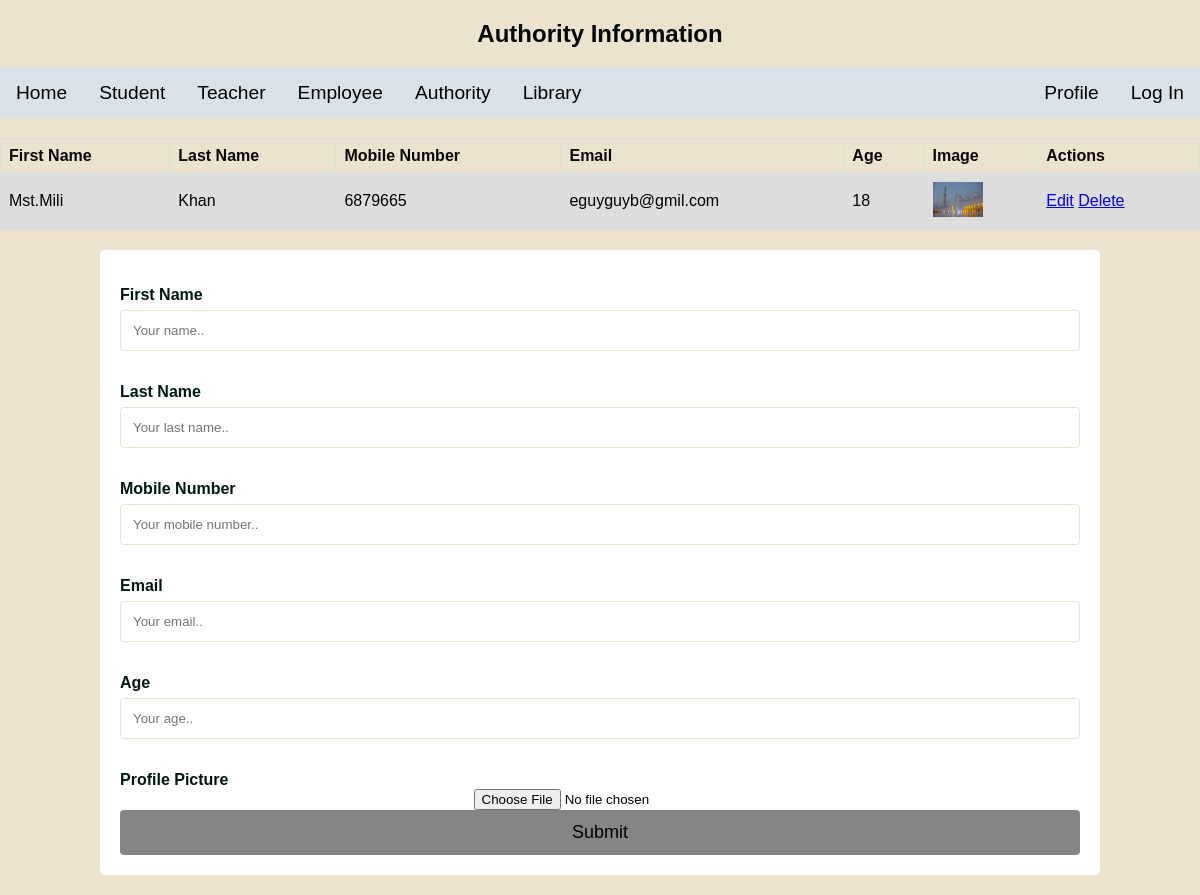
Before: /authorityPage with the older database file.
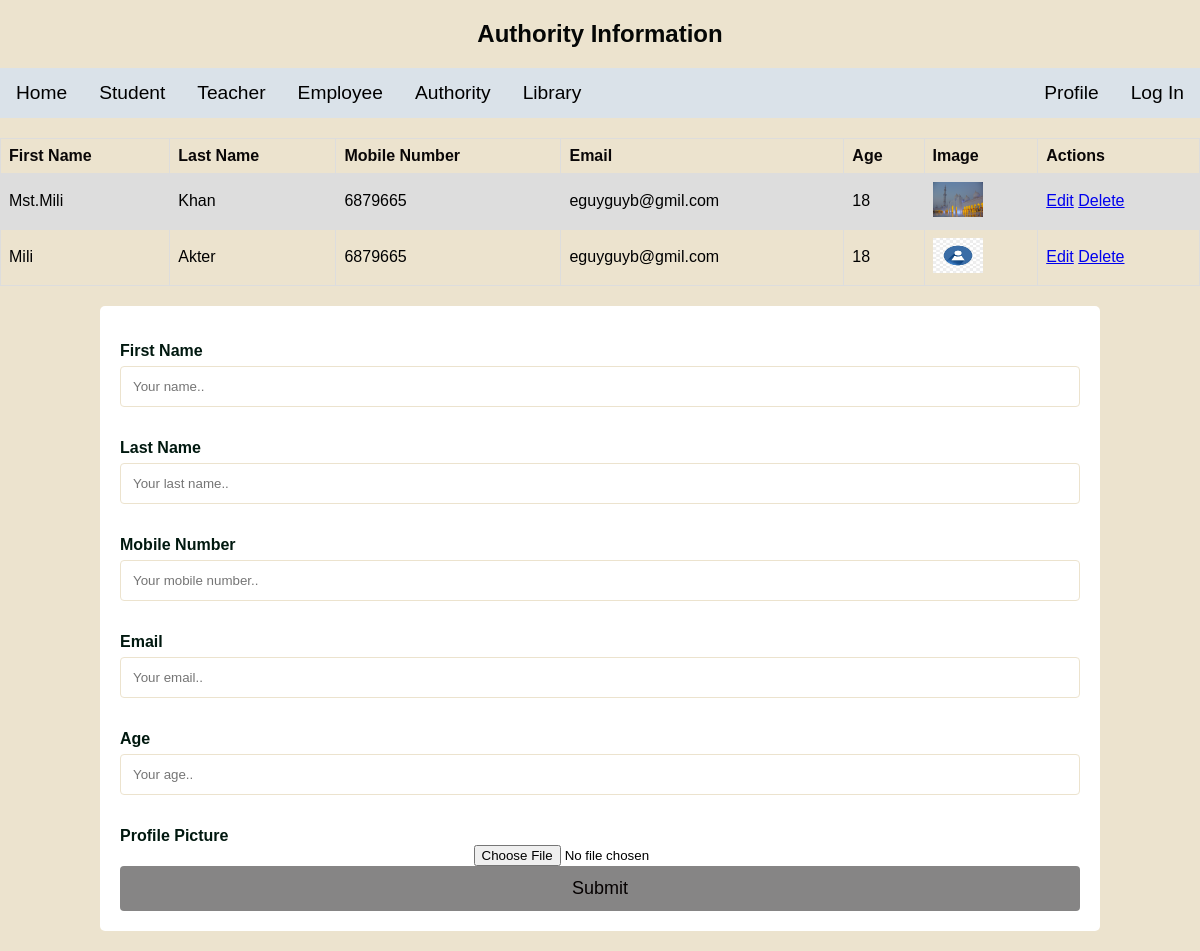
After: the same page with the newer database file.
### myApp/models.py (models this page shows, shortened)
class Authority_Model(models.Model):
    First_Name=models.CharField(max_length=100)
    Last_Name=models.CharField(max_length=100)
    Mobile=models.CharField(max_length=100)
    Email=models.CharField(max_length=100)
    Age=models.CharField(max_length=100)
    myImage=models.ImageField(upload_to="media/profile_pic", null=True)

### myProject/views.py (the view)
# urls.py: path('authorityPage',authorityPage,name="authorityPageUrl"),
def authorityPage(request):
    authority = Authority_Model.objects.all()
    context={
        "auth":authority,
    }
    return render(request,"authority.html",context)

### template/authority.html (shortened to what this page needs)
<!DOCTYPE html>
<html lang="en">
<head>
</head>
<body>
  <h2>Authority Information</h2>
  {% include "nevber.html"%}
  <table>
    <tr>
      <th>First Name</th>
      <th>Last Name</th>
      <th>Mobile Number</th>
      <th>Email</th>
      <th>Age</th>
      <th>Image</th>
      <th>Actions</th>
    </tr>
    {% for i in auth %}
    <tr>
      <td>{{i.First_Name}}</td>
      <td>{{i.Last_Name}}</td>
      <td>{{i.Mobile}}</td>
      <td>{{i.Email}}</td>
      <td>{{i.Age}}</td>
      <td><img src="/{{i.myImage}}" width="50" height="35" alt=""></td>
      <td>
        <a href="{% url 'editAuthority' i.id %} ">Edit</a>
        <a href="{% url 'deleteAuthority' i.id %}">Delete</a>
      </td>
    </tr>
    {% endfor %}
  </table>
  <div class="container">
    <form action="{%url 'authorityAdd'%}" method='post'enctype="multipart/form-data">
    <form>
      <label for="fname">First Name</label>
      <input type="text" id="fname" name="firstname" placeholder="Your name..">
      <label for="lastname">Last Name</label>
      <input type="text" id="lname" name="lastname" placeholder="Your last name..">
      <label for="Mobile">Mobile Number</label>
      <input type="text" id="mobile_num" name="mobile" placeholder="Your mobile number..">
      <label for="email">Email</label>
      <input type="text" id="s_email" name="email" placeholder="Your email..">
      <label for="age">Age</label>
      <input type="text" id="s_age" name="age" placeholder="Your age..">
      <label for="">Profile Picture</label>
      <input type="file" id="Profile_pic" name="Profile_pic" placeholder="Your pic..">
      <input type="submit" value="Submit">
    </form>
  </div>
</body>
</html>

Changed rows visible on the page:
added Authority_Model: First_Name "Mili", Last_Name "Akter", Mobile "6879665", Email "eguyguyb@gmil.com", Age "18", myImage (placeholder picture)
